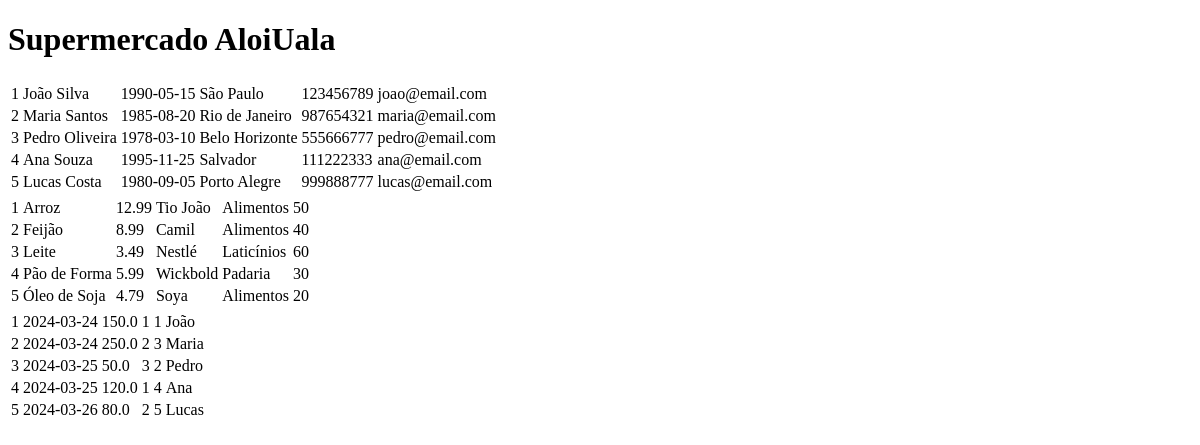
Before: / with the older database file.
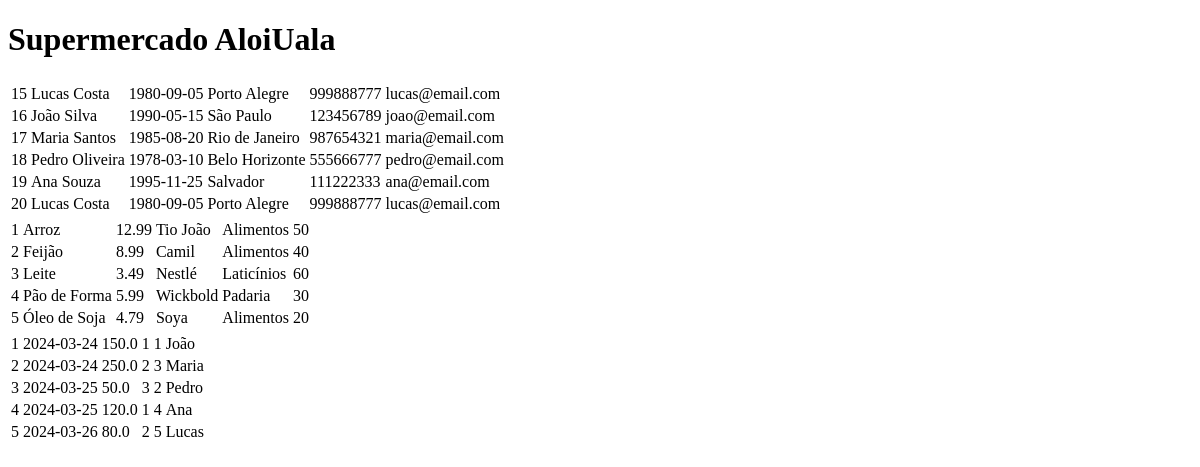
After: the same page with the newer database file.
### tables this page shows
CREATE TABLE cliente (
                    idcliente INTEGER PRIMARY KEY AUTOINCREMENT,
                    nome TEXT NOT NULL,
                    email TET,
                    data_nasc DATE,
                    cidade TEXT,
                    telefone TEXT
            );

CREATE TABLE produto(
                    idprod INTEGER PRIMARY KEY AUTOINCREMENT,
                    nome TEXT NOT NULL,
                    preco REAL NOT NULL,
                    marca TEXT NOT NULL,
                    categoria TEXT NOT NULL,
                    qtd INTEGER NOT NULL
            );

CREATE TABLE venda(
               idvenda INTEGER PRIMARY KEY AUTOINCREMENT,
               data_venda DATE NOT NULL,
               valor_total REAL NOT NULL,
               idcliente INTEGER,
               idprod INTEGER,
               nomeFunc TEXT,
               FOREIGN KEY (idcliente) references cliente(idcliente),
               FOREIGN KEY (idprod) references produto(idprod)
);

### app.py (the view)
@app.route("/")
def home():
  banco = sqlite3 .connect('vendas.db')
  cursor = banco.cursor()
  cursor.execute('SELECT * FROM cliente')
  cliente = cursor.fetchall()
  cursor.execute('SELECT * FROM produto')
  produto = cursor.fetchall()
  cursor.execute('SELECT * FROM venda')
  venda = cursor.fetchall()
  return render_template('home.html', cliente = cliente, produto = produto, venda = venda)

### templates/home.html (shortened to what this page needs)
<!DOCTYPE html>
<html lang="en">
<head>
</head>
<body>
    <h1>Supermercado AloiUala</h1>
    <table>
        {% for row in cliente %}
        <tr>
            <td>{{row[0]}}</td>
            <td>{{row[1]}}</td>
            <td>{{row[2]}}</td>
            <td>{{row[3]}}</td>
            <td>{{row[4]}}</td>
            <td>{{row[5]}}</td>
        </tr>
        {% endfor %}
    </table>
    <table>
        {% for row in produto %}
        <tr>
            <td>{{row[0]}}</td>
            <td>{{row[1]}}</td>
            <td>{{row[2]}}</td>
            <td>{{row[3]}}</td>
            <td>{{row[4]}}</td>
            <td>{{row[5]}}</td>
        </tr>
        {% endfor %}
    </table>
    <table>
        {% for row in venda %}
        <tr>
            <td>{{row[0]}}</td>
            <td>{{row[1]}}</td>
            <td>{{row[2]}}</td>
            <td>{{row[3]}}</td>
            <td>{{row[4]}}</td>
            <td>{{row[5]}}</td>
        </tr>
        {% endfor %}
    </table>
</body>
</html>

Changed rows visible on the page:
removed cliente: idcliente "1", nome "João Silva", email "1990-05-15", data_nasc "São Paulo", cidade "123456789", telefone "joao@email.com"
removed cliente: idcliente "2", nome "Maria Santos", email "1985-08-20", data_nasc "Rio de Janeiro", cidade "987654321", telefone "maria@email.com"
removed cliente: idcliente "3", nome "Pedro Oliveira", email "1978-03-10", data_nasc "Belo Horizonte", cidade "555666777", telefone "pedro@email.com"
removed cliente: idcliente "4", nome "Ana Souza", email "1995-11-25", data_nasc "Salvador", cidade "111222333", telefone "ana@email.com"
removed cliente: idcliente "5", nome "Lucas Costa", email "1980-09-05", data_nasc "Porto Alegre", cidade "999888777", telefone "lucas@email.com"
added cliente: idcliente "15", nome "Lucas Costa", email "1980-09-05", data_nasc "Porto Alegre", cidade "999888777", telefone "lucas@email.com"
added cliente: idcliente "16", nome "João Silva", email "1990-05-15", data_nasc "São Paulo", cidade "123456789", telefone "joao@email.com"
added cliente: idcliente "17", nome "Maria Santos", email "1985-08-20", data_nasc "Rio de Janeiro", cidade "987654321", telefone "maria@email.com"
added cliente: idcliente "18", nome "Pedro Oliveira", email "1978-03-10", data_nasc "Belo Horizonte", cidade "555666777", telefone "pedro@email.com"
added cliente: idcliente "19", nome "Ana Souza", email "1995-11-25", data_nasc "Salvador", cidade "111222333", telefone "ana@email.com"
added cliente: idcliente "20", nome "Lucas Costa", email "1980-09-05", data_nasc "Porto Alegre", cidade "999888777", telefone "lucas@email.com"
